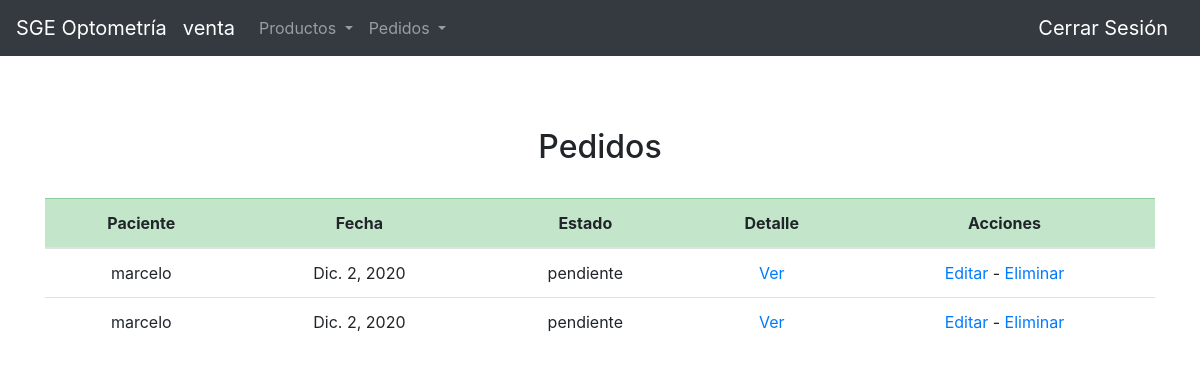
The app's page /optometria/pedido/ (signed in), older data.
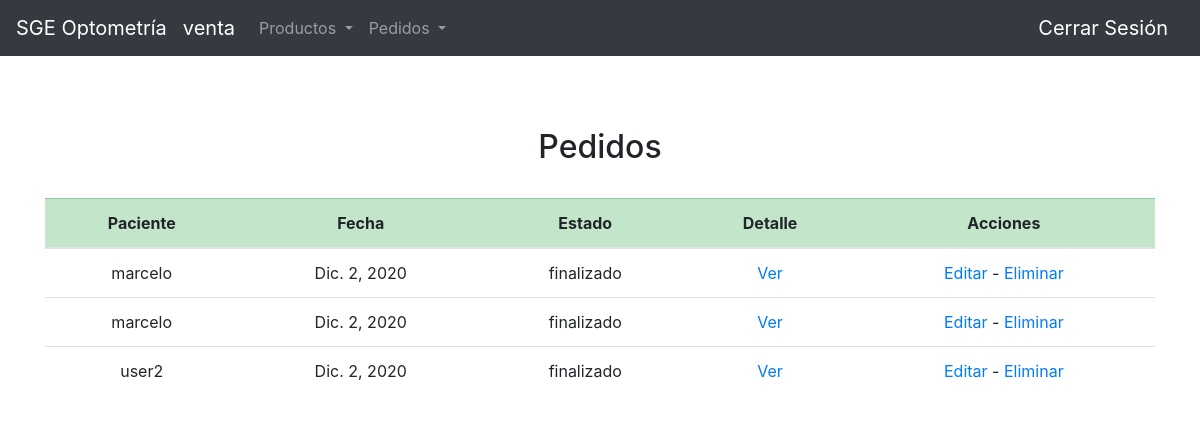
The same page, newer data.
### optometria/models.py (models this page shows)
class Pedido(models.Model):
    tipo_pago = [
        ("credito","Tarjeta de Crédito"),
        ("debito","Tarjeta de Débito"),
        ("virtual","Billetera Virtual"),
        ("efectivo","Efectivo")
    ]
    estado_pedido = [
        ("pendiente","Pendiente"),
        ("pedido","Pedido"),
        ("taller","Taller"),
        ("finalizado","Finalizado")
    ]
    items = models.ManyToManyField(Producto)
    paciente = models.ForeignKey(settings.AUTH_USER_MODEL, on_delete=models.CASCADE, related_name='Pedido_paciente')
    tipo_de_pago = models.CharField(max_length=10, choices=tipo_pago, default='efectivo')
    estado = models.CharField(max_length=12, choices=estado_pedido, default='pendiente')
    fecha = models.DateField(auto_now_add=False, auto_now= False, blank=False)
    vendedor = models.ForeignKey(settings.AUTH_USER_MODEL, on_delete=models.CASCADE, related_name='pedido_vendedor')
    precio = models.FloatField()

### user/models.py (models this page shows)
class User(AbstractUser):
    roles = [
        ('secretario','Secretario'),
        ('medicos','Medico'),
        ('venta','Ventas'),
        ('taller','Taller'),
        ('gerencia','Gerente'),
        ('paciente','Paciente')]
    rol = models.CharField(max_length=16, choices=roles, default='paciente')

### optometria/views.py (the view)
# urls.py: path('pedido/', views.ver_pedido, name='ver_pedido'),
def ver_pedido(request):
    if len(Pedido.objects.all()) > 0:
        data = Pedido.objects.all()
    else:
        data = None
    return render(request, 'optometria/ver_pedido.html',{
        'grupo': request.user.rol,
        'data': data,
        })

### optometria/templates/optometria/ver_pedido.html (shortened to what this page needs)
{% extends "optometria/new_layout.html" %}
{% block body %}
{% if grupo == "venta" %}
<br>
{% if data %}
    <h2><center>Pedidos</center></h2>
    <br>
    <div class="table-responsive">
        <table class="table table-hover">
            <thead>
                <tr class="table-success">
                    <th scope="col"><center>Paciente</center></th>
                    <th scope="col"><center>Fecha</center></th>
                    <th scope="col"><center>Estado</center></th>
                    <th scope="col"><center>Detalle</center></th>
                    <th scope="col"><center>Acciones</center></th>
                </tr>
            </thead>
            <tbody>
            {% for pedido in data %}
                <tr>
                    <td><center>{{pedido.paciente}}</center></td>
                    <td><center>{{pedido.fecha}}</center></td>
                    <td><center>{{pedido.estado}}</center></td>
                    <td><center><a href="{% url 'optometria:detalle_pedido' pedido.id%}">Ver</a></center></td>
                    <td><center>
                    <a href="{% url 'optometria:editar_pedido' pedido.id%}">Editar</a>
                    <a> - </a>
                    <a href="{% url 'optometria:eliminar_pedido' pedido.id%}">Eliminar</a>
                    </center></td>
                    </tr>
            {% endfor %}
            </tbody>
        </table>
    </div>
{% else %}
    <h2><center>No hay Pedidos Registrados</center></h2>
    <br>
{% endif %}
{% endif %}
{% endblock %}

Row changes from the older to the newer data that the page shows:
changed Pedido (number 1 of 3 on the later page): estado "pendiente" → "finalizado"
changed Pedido (number 2 of 3 on the later page): estado "pendiente" → "finalizado"
added Pedido: paciente "user2", fecha "Dic. 2, 2020", estado "finalizado"
